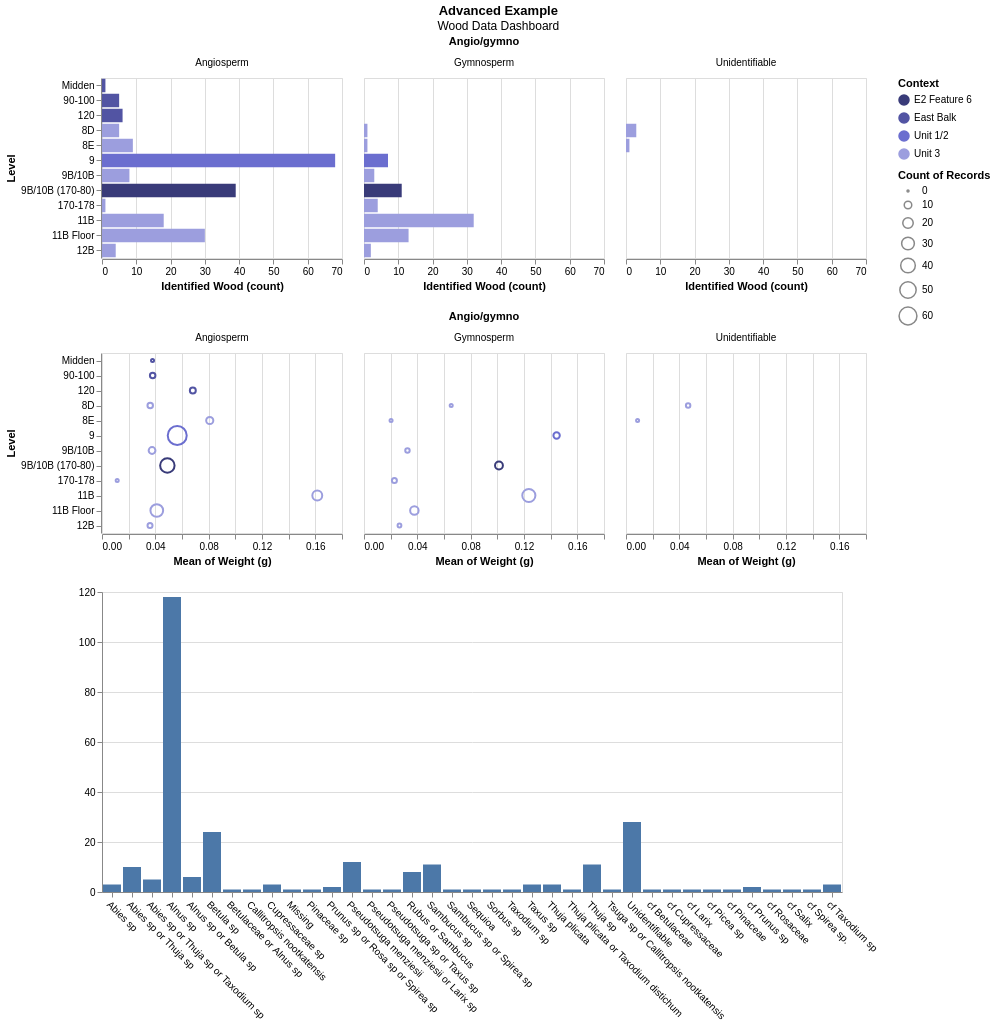

Source (notebook cell):
### Code cell
# Create brush using selection point
brush = #

# Create a simple bar chart
bars = (alt.Chart(data)
            .mark_bar()
            .encode(
                alt.X('count(Wood ID)', title = 'Identified Wood (count)'),
                alt.Y('Level:O')
                    .sort(['Midden', 
                       '90-100', 
                       '120', 
                       '8D', 
                       '8E', 
                       '9', 
                       '9B/10B', 
                       "9B/10B (170-80)", 
                       "170-178", 
                       "11B", 
                       "11B Floor", 
                       "12B"]),
                alt.Color("Context:N").scale(scheme = "category20b"))
            #
            .properties(width=240,
                        height=180)
            .facet(alt.Facet('Angio/gymno:N'))
            
       )

# Create additional visualization
points = (alt.Chart(data)
            .mark_point()
            .encode(
                alt.X('mean(Weight (g)):Q'),
                alt.Y('Level:N').sort(['Midden', 
                       '90-100', 
                       '120', 
                       '8D', 
                       '8E', 
                       '9', 
                       '9B/10B', 
                       "9B/10B (170-80)", 
                       "170-178", 
                       "11B", 
                       "11B Floor", 
                       "12B"]),
                alt.Color('Context:N').scale(scheme = 'category20b'),
                #)
            #
            .properties(width = 240,
                        height = 180)
            .facet(alt.Facet("Angio/gymno"))
             )

#Create an interactive wood ID histogram

hist = (alt.Chart(data)
            .mark_bar()
            .encode(
                alt.X("Wood ID",
                      axis=alt.Axis(title=None, labelAngle=45)),
                alt.Y('count()', title=None))
            .add_params(brush)) 

# Concatenate to create an interactive dashboard
#

# Global configurations
dashboard.properties(title = {"text":"Advanced Example",
                              "subtitle": "Wood Data Dashboard"}).configure_title(align = "center",
                                                                                 anchor = "middle")

### Figure 1 — Vega-Lite specification as saved in the notebook (floating-point values rounded to 4 significant figures; data arrays with more than 128 entries replaced by an {"elided": "..."} marker saying what was removed)
{"config": {"view": {"continuousWidth": 300, "continuousHeight": 300}, "title": {"align": "center", "anchor": "middle"}}, "vconcat": [{"facet": {"field": "Angio/gymno", "type": "nominal"}, "spec": {"mark": {"type": "bar"}, "encoding": {"color": {"field": "Context", "scale": {"scheme": "category20b"}, "type": "nominal"}, "x": {"aggregate": "count", "field": "Wood ID", "title": "Identified Wood (count)", "type": "nominal"}, "y": {"field": "Level", "sort": ["Midden", "90-100", "120", "8D", "8E", "9", "9B/10B", "9B/10B (170-80)", "170-178", "11B", "11B Floor", "12B"], "type": "ordinal"}}, "height": 180, "transform": [{"filter": {"param": "param_58c22c8294625ac1"}}], "width": 240}}, {"facet": {"field": "Angio/gymno", "type": "nominal"}, "spec": {"mark": {"type": "point"}, "encoding": {"color": {"field": "Context", "scale": {"scheme": "category20b"}, "type": "nominal"}, "size": {"aggregate": "count", "field": "Family", "type": "nominal"}, "x": {"aggregate": "mean", "field": "Weight (g)", "type": "quantitative"}, "y": {"field": "Level", "sort": ["Midden", "90-100", "120", "8D", "8E", "9", "9B/10B", "9B/10B (170-80)", "170-178", "11B", "11B Floor", "12B"], "type": "nominal"}}, "height": 180, "transform": [{"filter": {"param": "param_58c22c8294625ac1"}}], "width": 240}}, {"mark": {"type": "bar"}, "encoding": {"x": {"axis": {"labelAngle": 45, "title": null}, "field": "Wood ID", "type": "nominal"}, "y": {"aggregate": "count", "title": null, "type": "quantitative"}}, "name": "view_9982f49dcdda475c_2"}], "data": {"name": "data-2e0d23946b6fc4e7af1860b645e36a51"}, "params": [{"name": "param_58c22c8294625ac1", "select": {"type": "point", "fields": ["Wood ID"], "on": "click"}, "views": ["view_9982f49dcdda475c_2"]}], "title": {"text": "Advanced Example", "subtitle": "Wood Data Dashboard"}, "$schema": "https://vega.github.io/schema/vega-lite/v6.1.0.json", "datasets": {"data-2e0d23946b6fc4e7af1860b645e36a51": {"elided": "272 records"}}}
